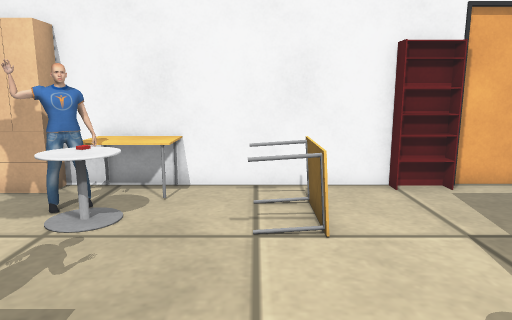
View 1 (above)

21 first-person views from a walk through a robot-simulator world made for Gazebo. The camera is 1.3 m above the floor, tilts 10° down and sees 70° across. The floor is counted in squares, 0.5 m on a side. Each view is taken from the middle of a square. On the plan, view 1 faces up. The plan holds only what a view shows up to about 20 squares ahead; the rest is blank. Some stock models are drawn as simple stand-ins. Some surface patterns are stand-ins.

View 2
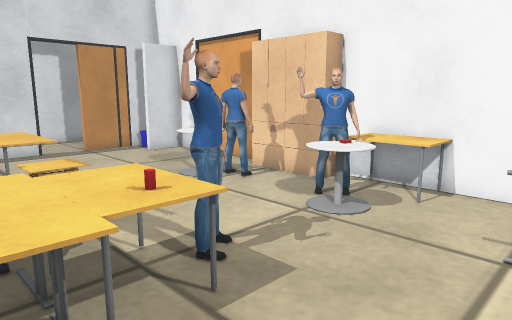

View 3
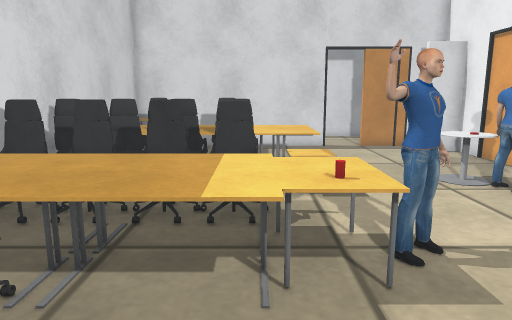

View 4
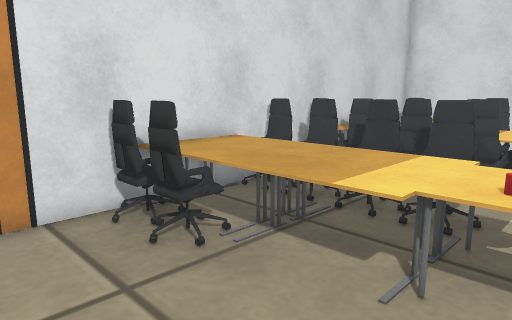

View 5
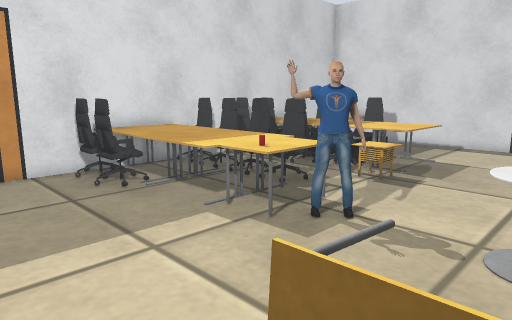

View 6
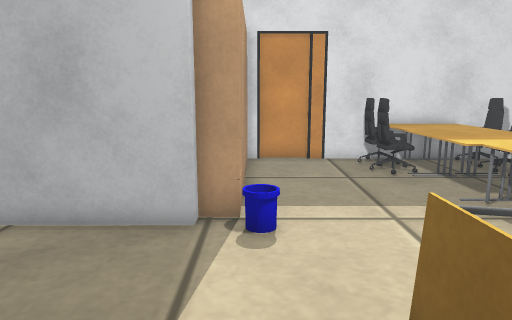

View 7
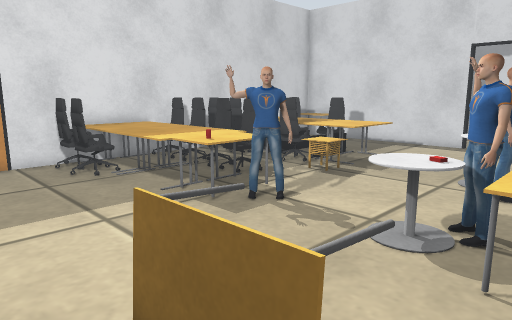

View 8
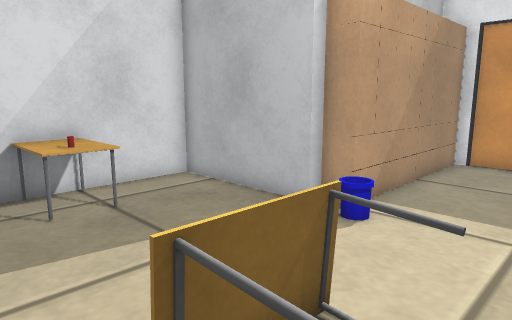

View 9
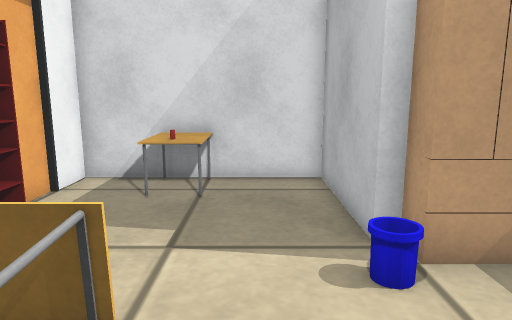

View 10
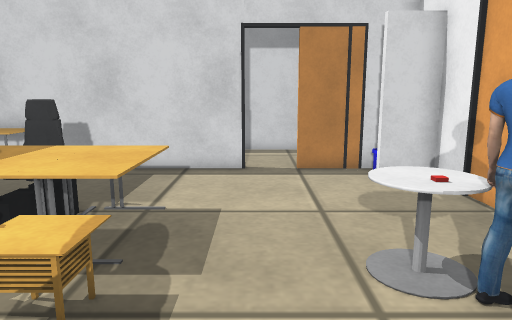

View 11
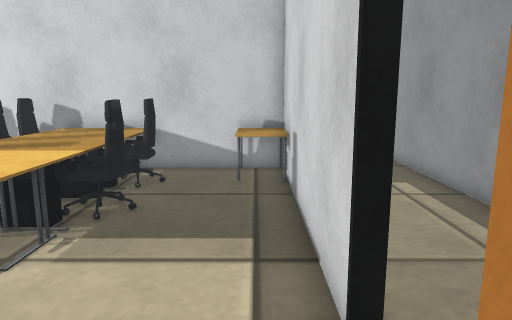

View 12
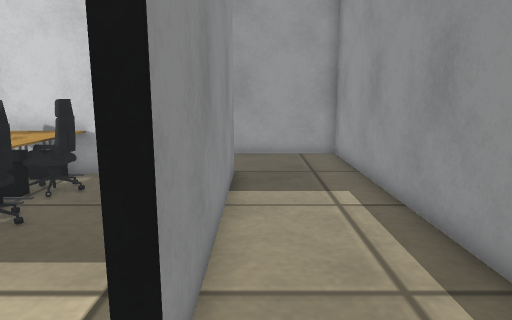

View 13
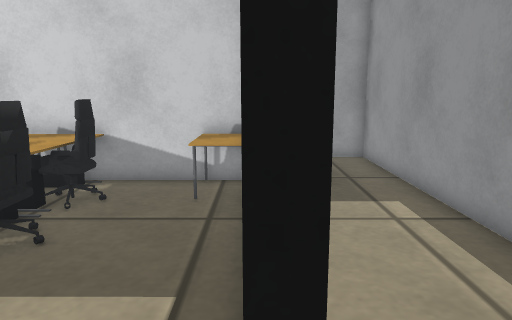

View 14
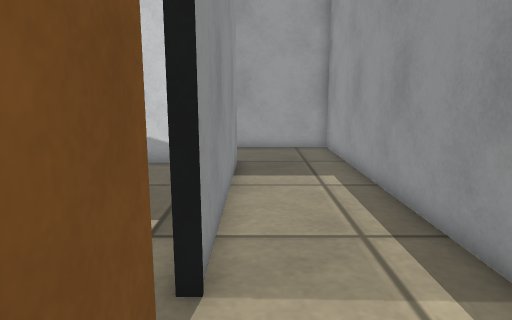

View 15
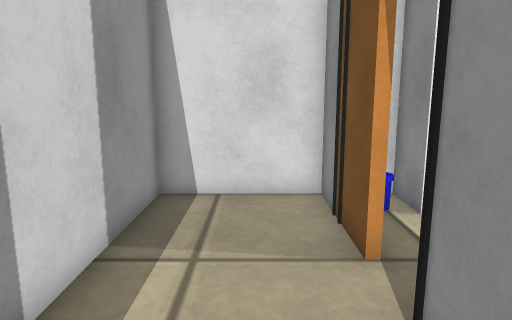

View 16
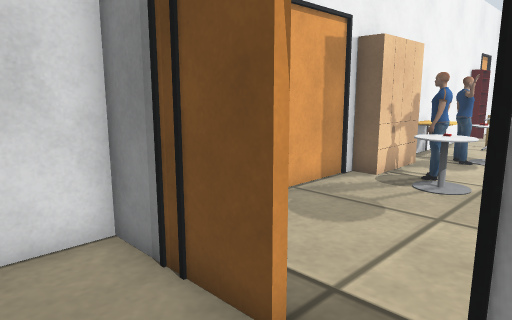

View 17
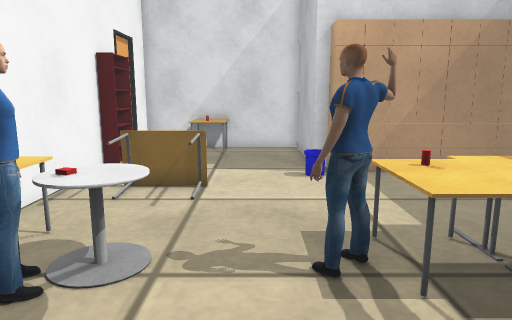

View 18
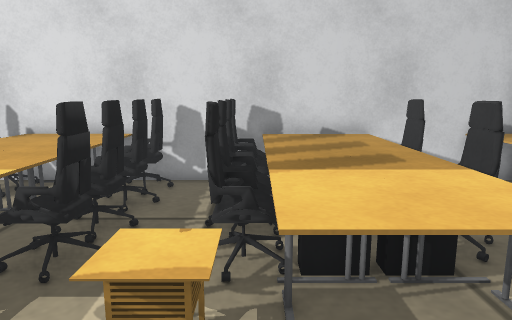

View 19
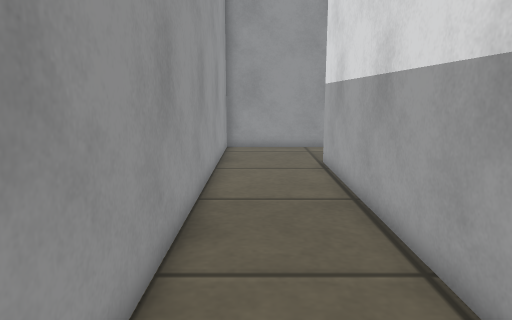

View 20
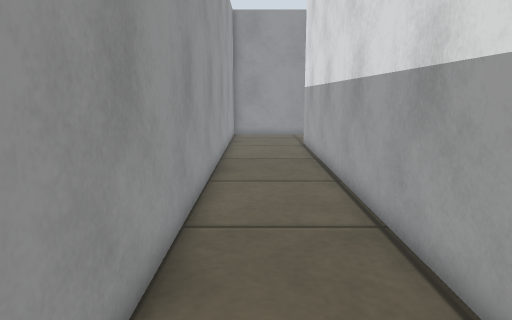

View 21
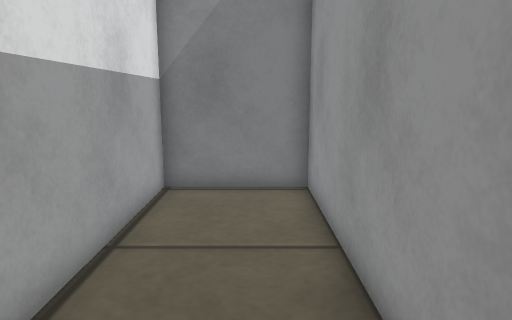

### Floor plan
Key: @ floor where view 1 was taken; # wall or solid block; . floor; = window, fence, low wall or low ledge; C cabinet; T table; S shelf; P person; B red box; R round table; I bin; N drink can; F office chair; O other object.
Columns run from 22 left of view 1 to 10 right of it. Each row starts with its distance up from view 1.
 11 #####   =#####  ====#############
 10 #....#I#.....CCCC.TTT.....SS....#
  9 #....#I#..........PTT.TT........#
  8 #....#.......PP..PBR...T.....TTT.
  7 #....#......RO....RR..TT.....TOT.
  6 #...............................#
  5 #...............................#
  4 #....#............P.............#
  3 #....#....TTTTT..TPP.....I.#####.
  2 #....#....TTTTT..TTN.....C#
  1 #....#....TTTF..FFTTT.....
  0 #....#...FFTTF..FFTTT.@...
 -1 #....#....TTTF..FFTTT.....
 -2 #....#....TTTF..FFTTF.....
 -3 #....#T..FFTTF..FFTTF.....C
 -4 #....#T...TTTF..FFTTF.....
 -5 #....#T#####T#####TT#######
 -6 #.........................#
 -7 #..........................#
 -8 #..........................#
 -9 #..........................#
-10 ###########################

Where each view was taken, in squares from view 1:
view 1: 0 up, 0 right, facing up
view 2: 0 up, 1 right, facing up-left
view 3: 1 up, 2 right, facing left
view 4: 3 up, 2 right, facing down-left
view 5: 8 up, 3 right, facing down-left
view 6: 10 up, 3 right, facing down
view 7: 10 up, 3 right, facing down-left
view 8: 10 up, 1 left, facing down-right
view 9: 5 up, 2 left, facing right
view 10: 5 up, 4 left, facing left
view 11: 8 up, 16 left, facing down
view 12: 7 up, 18 left, facing down
view 13: 6 up, 17 left, facing down
view 14: 9 up, 18 left, facing down
view 15: 1 up, 19 left, facing up
view 16: 4 up, 20 left, facing up-right
view 17: 5 up, 9 left, facing right
view 18: 6 up, 9 left, facing down
view 19: 8 down, 3 left, facing left
view 20: 8 down, 3 right, facing left
view 21: 8 down, 6 left, facing right
